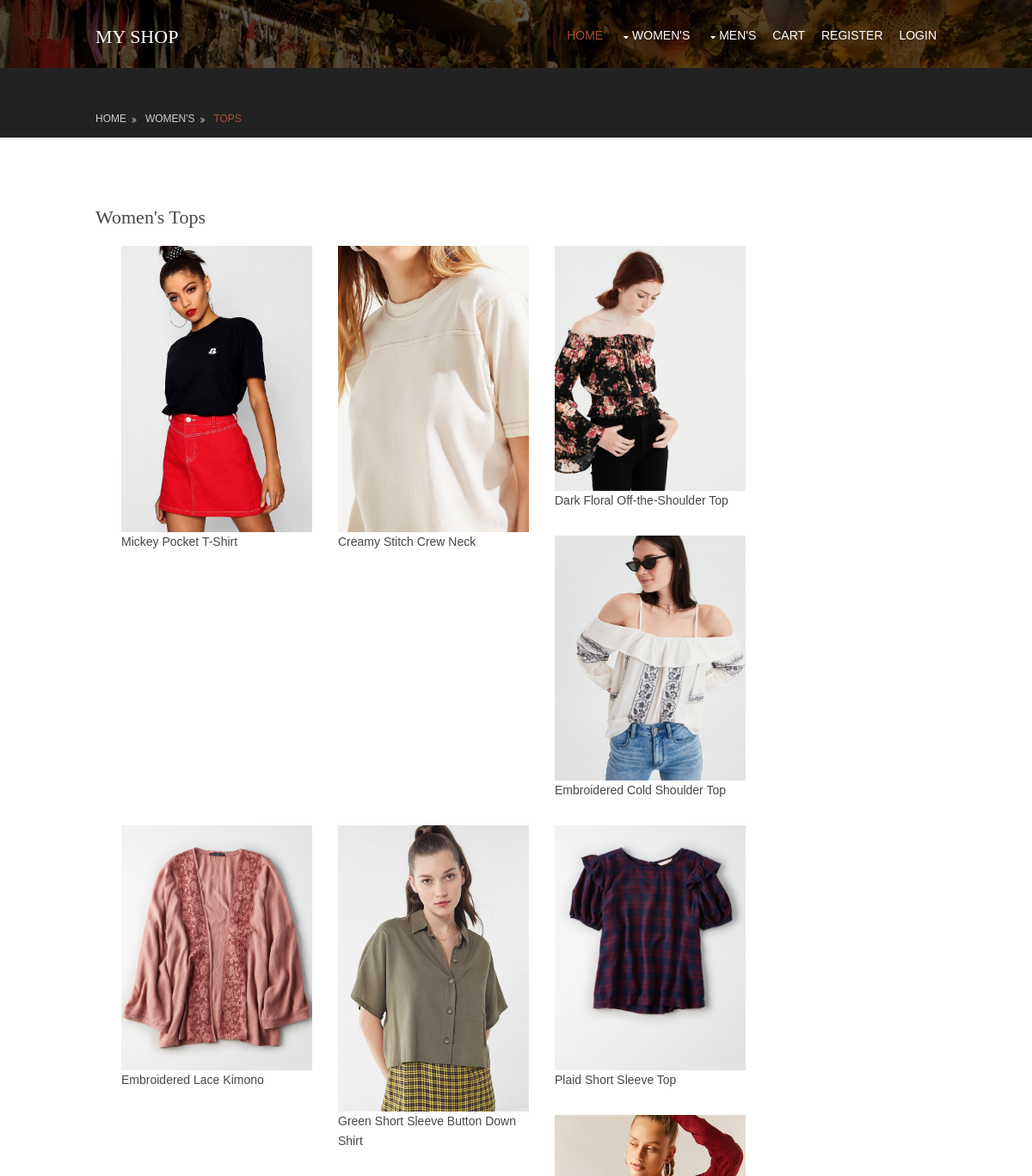
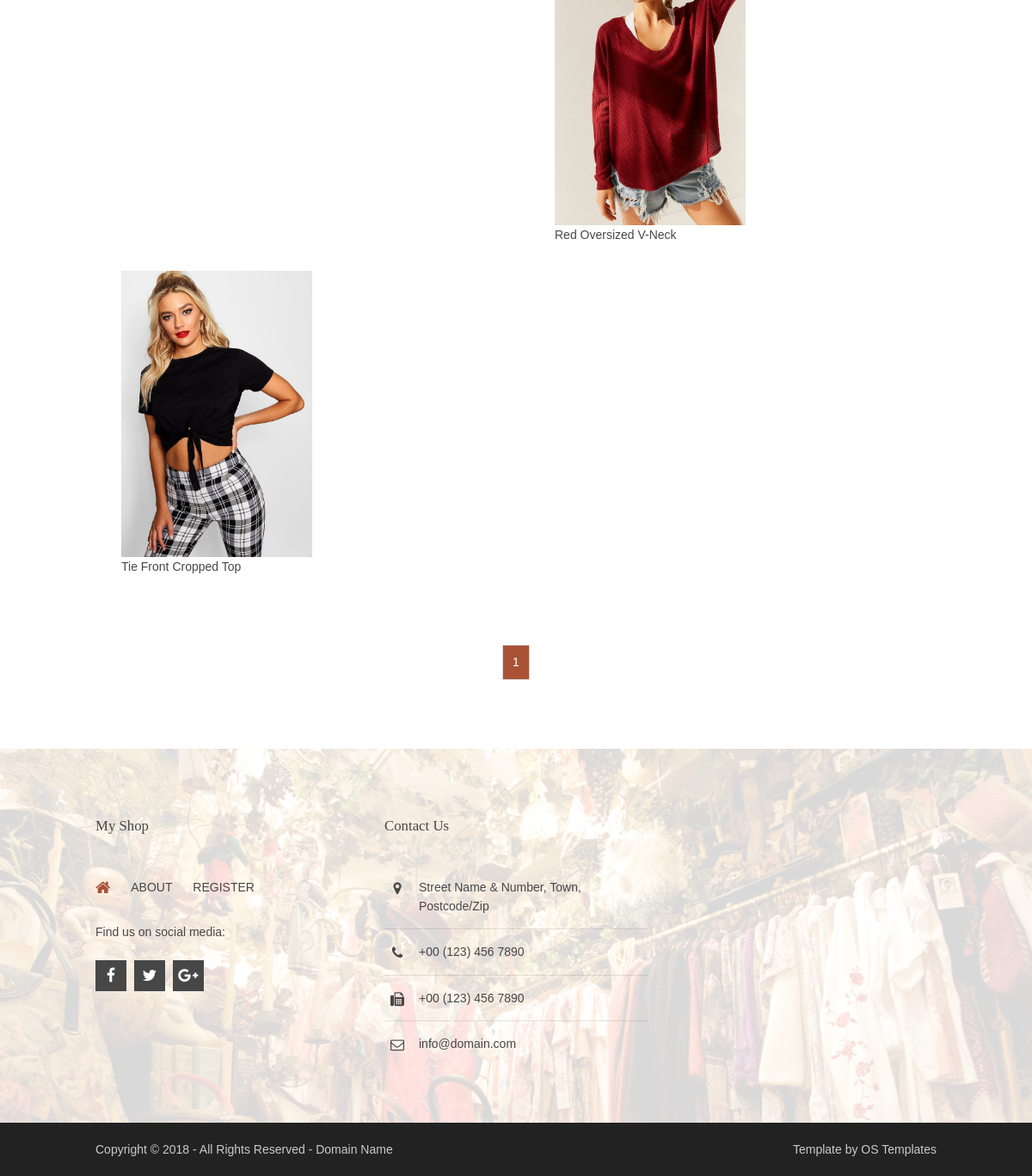
The page /women_tops on the database its author committed (2 pictures, top to bottom).
### myshop/models.py (models this page shows, shortened)
class Product(models.Model):
    gender = models.CharField(max_length=10)
    category = models.CharField(max_length=60)
    name = models.CharField(max_length=100)
    price = models.DecimalField(max_digits=5, decimal_places=2)
    sizes = models.CharField(max_length=60, default='S M L')
    photo = models.ImageField(upload_to='products')
    available = models.BooleanField(default=True)

### myshop/views.py (the view)
# urls.py: path('women_tops', views.women_tops, name='women_tops'),
def women_tops(request):
    context = {
        "title": "Women's Tops",
        "category": "Tops",
        "gender": "Women's",
        "products": Product.objects.filter(category="Top", gender="Female", available=True)
    }
    return render(request, "myshop/products.html", context)

### myshop/templates/myshop/products.html (shortened to what this page needs)
{% extends "myshop/layout.html" %}
{% block body %}
  <div id="breadcrumb" class="hoc clear">
    <ul>
      <li><a href="#">Home</a></li>
      <li><a href="#">{{ gender }}</a></li>
      <li><a href="#">{{ category }}</a></li>
    </ul>
  </div>
<div class="wrapper row3">
  <main class="hoc container clear">
    <div class="content">
      <div id="gallery">
        <figure>
          <header class="heading">{{ title }}</header>
          <ul class="nospace clear">
              {% for product in products %}
                <li class="one_quarter"><a href="{% url 'product' product.id %}"><img src="{{ product.photo.url }}" alt="{{ product.name}}, ${{ product.price }}"></a>{{ product.name }}</li>
              {% endfor %}
          </ul>
        </figure>
      </div>
      <nav class="pagination">
        <ul>
          <li class="current"><strong>1</strong></li>
        </ul>
      </nav>
    </div>
  </main>
</div>
{% endblock %}

### myshop/static/myshop/layout.css (style rules this page uses)
.container { padding:80px 0; }
*, *::before, *::after { transition:all .3s ease-in-out; }
nav ul, nav ol { margin:0; padding:0; list-style:none; }
#mainav, #breadcrumb, .sidebar nav { line-height:normal; }
#mainav .drop::after, #mainav li li .drop::after, #breadcrumb li a::after, .sidebar nav a::after { position:absolute; font-family:"FontAwesome"; font-size:10px; line-height:10px; }
#breadcrumb { padding:50px 0 15px; }
#breadcrumb ul { margin:0; padding:0; list-style:none; text-transform:uppercase; }
#breadcrumb li { display:inline-block; margin:0 6px 0 0; padding:0; }
#breadcrumb li a { display:block; position:relative; margin:0; padding:0 12px 0 0; font-size:12px; }
#breadcrumb li a::after { top:3px; right:0; content:"\f101"; }
#breadcrumb li:last-child a { margin:0; padding:0; }
#breadcrumb li:last-child a::after { display:none; }
.pagination { display:block; width:100%; text-align:center; clear:both; }
.pagination li { display:inline-block; margin:0 2px 0 0; }
.pagination li:last-child { margin-right:0; }
.pagination a, .pagination strong { display:block; padding:8px 11px; border:1px solid; background-clip:padding-box; font-weight:normal; }
#gallery { display:block; width:100%; margin-bottom:50px; }
#gallery li { margin-bottom:30px; }
body { color:#CBCBCB; background-color:#222222; }
a { color:#A95236; }
.row3 { color:#474747; background-color:#FFFFFF; }
#breadcrumb a { color:inherit; background-color:inherit; }
#breadcrumb li:last-child a { color:#A95236; }
.pagination a, .pagination strong { border-color:#D7D7D7; }
.pagination .current * { color:#FFFFFF; background-color:#A95236; }
@media screen and (min-width:978px) { .hoc { max-width:978px; } }

### myshop/static/myshop/framework.css (style rules this page uses)
html { overflow-y:scroll; overflow-x:hidden; }
html, body { margin:0; padding:0; font-size:14px; line-height:1.6em; }
*, *::before, *::after { box-sizing:border-box; }
.nospace { margin:0; padding:0; list-style:none; }
.clear, .group { display:block; }
.clear::before, .clear::after, .group::before, .group::after { display:table; content:""; }
.clear, .clear::after, .group, .group::after { clear:both; }
a { outline:none; text-decoration:none; }
img { width:auto; max-width:100%; height:auto; margin:0; padding:0; border:none; line-height:normal; vertical-align:middle; }
body, input, textarea, select { font-family:Verdana, Geneva, sans-serif; }
h1, h2, h3, h4, h5, h6, .heading { font-family:Georgia, "Times New Roman", Times, serif; }
h1, h2, h3, h4, h5, h6, .heading { margin:0 0 20px 0; font-size:22px; line-height:normal; font-weight:normal; text-transform:capitalize; }
.wrapper { display:block; position:relative; width:100%; margin:0; padding:0; text-align:left; word-wrap:break-word; }
.hoc { display:block; margin:0 auto; }
address, article, aside, figcaption, figure, footer, header, main, nav, section { display:block; margin:0; padding:0; }
.one_half, .one_third, .two_third, .one_quarter, .two_quarter, .three_quarter { display:inline-block; float:left; margin:0 0 0 3.06748466257669%; list-style:none; }
.one_quarter { width:22.69938650306748%; }

### rows shown on the page
Product: photo (picture), name "Mickey Pocket T-Shirt"
Product: photo (picture), name "Creamy Stitch Crew Neck"
Product: photo (picture), name "Dark Floral Off-the-Shoulder Top"
Product: photo (picture), name "Embroidered Cold Shoulder Top"
Product: photo (picture), name "Embroidered Lace Kimono"
Product: photo (picture), name "Green Short Sleeve Button Down Shirt"
Product: photo (picture), name "Plaid Short Sleeve Top"
Product: photo (picture), name "Red Oversized V-Neck"
Product: photo (picture), name "Tie Front Cropped Top"

### other values the page prints
{{ gender }} "WOMEN'S"
{{ category }} "TOPS"
{{ title }} "Women's Tops"
